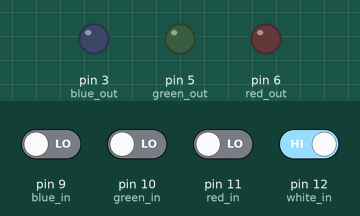
This sketch was run on a simulated Arduino Uno, built with avr-gcc and run on an emulated ATmega328P. Parts: output pins drawn as LEDs (lit = HIGH). The inputs (shaded band) are chosen by the test bench; at power-on: pin 12 (white_in) HIGH, pin 9 (blue_in), pin 10 (green_in), pin 11 (red_in) LOW. What the sketch prints to the serial monitor is not drawn.

Above: at 1.2 s.
1.3 s: pin 12 (white_in) driven LOW
2.8 s: pin 9 (blue_in) driven HIGH
At 4.0 s:
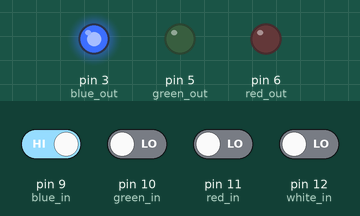
4.3 s: pin 10 (green_in) driven HIGH
At 5.2 s:
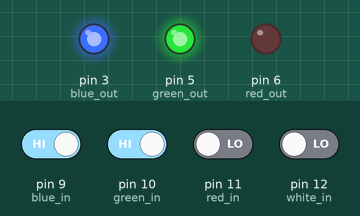
5.8 s: pin 11 (red_in) driven HIGH
At 6.4 s:
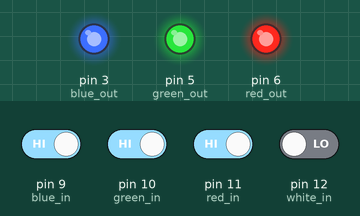
7.3 s: pin 9 (blue_in) driven LOW
At 8.5 s:
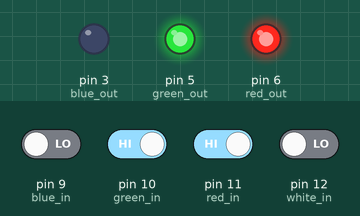
8.8 s: pin 10 (green_in) driven LOW
At 9.9 s:
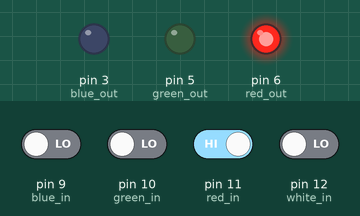
Timing chart, 0 to 11.3 s (numbered marks = the images above; inputs shaded):
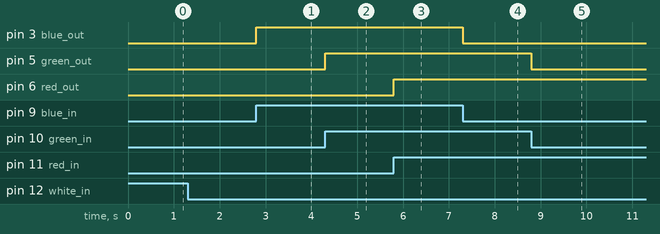

The sketch:

LED_Array.ino
```cpp
/*
#define red_in 34
#define green_in 35
#define blue_in 32

#define red_out 33
#define green_out 25
#define blue_out 26
*/

#define white_in 12
#define red_in 11
#define green_in 10
#define blue_in 9

#define red_out 6
#define green_out 5
#define blue_out 3

int prev_r = LOW;
int prev_g = LOW;
int prev_b = LOW;

void setup() {
  Serial.begin(9600);
  pinMode(red_in,   INPUT);
  pinMode(green_in, INPUT);
  pinMode(blue_in,  INPUT);

  pinMode(red_out,   OUTPUT);
  pinMode(green_out, OUTPUT);
  pinMode(blue_out,  OUTPUT);
}

void loop() {
  int w = digitalRead(white_in);
  int r = digitalRead(red_in);
  int g = digitalRead(green_in);
  int b = digitalRead(blue_in);

  if (w == LOW){
    digitalWrite(red_out, r);
    digitalWrite(green_out, g);
    digitalWrite(blue_out, b);

    if (r != prev_r) {
      Serial.print("red: ");
      Serial.println(r);
      prev_r = r;
    }

    if (g != prev_g) {
      Serial.print("green: ");
      Serial.println(g);
      prev_g = g;
    }

    if (b != prev_b) {
      Serial.print("blue: ");
      Serial.println(b);
      prev_b = b;
    }
  }
  else{
    Serial.print("white: ");
    digitalWrite(red_out, LOW);
    digitalWrite(green_out, LOW);
    digitalWrite(blue_out, LOW);
  }


}
```

Measured:
- after the input at 1.3 s, every drawn part: stays the same
- after the input at 2.8 s, pin 3 (blue_out): LOW → HIGH at once
- after the input at 4.3 s, pin 5 (green_out): LOW → HIGH at once
- after the input at 5.8 s, pin 6 (red_out): LOW → HIGH at once
- after the input at 7.3 s, pin 3 (blue_out): HIGH → LOW at once
- after the input at 8.8 s, pin 5 (green_out): HIGH → LOW at once
